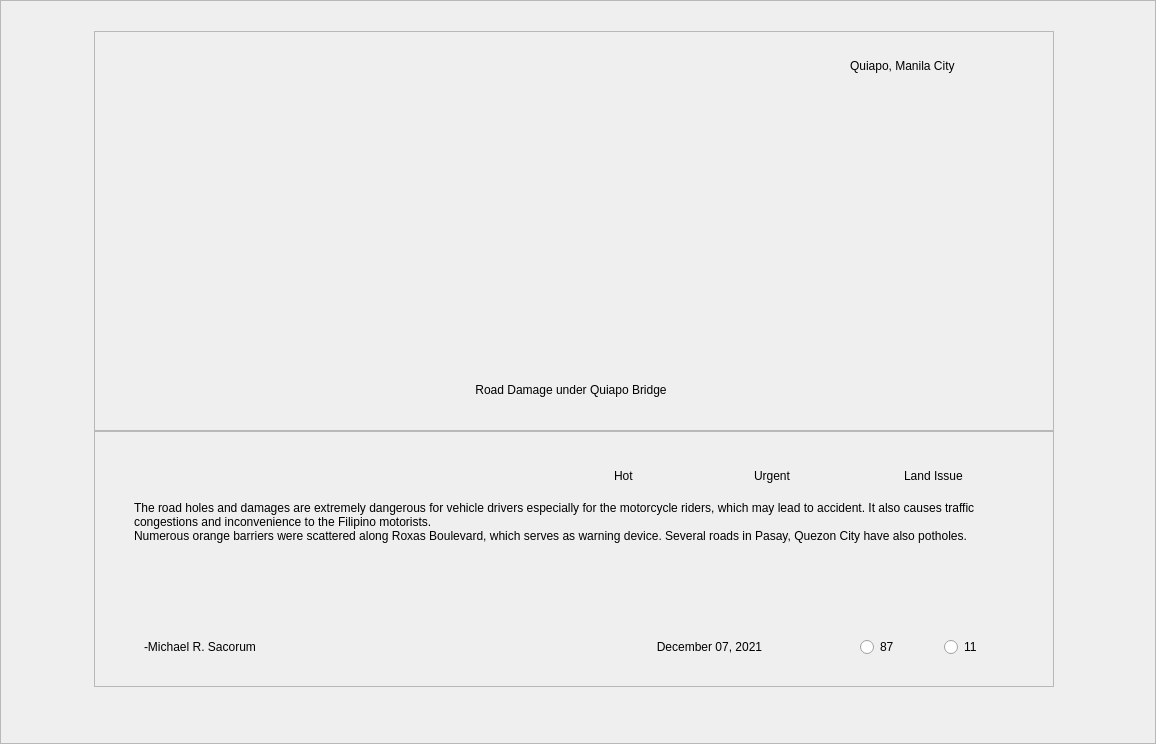
      <widget class="QFrame" name="sectionFrame">
       <property name="minimumSize">
        <size>
         <width>0</width>
         <height>735</height>
        </size>
       </property>
       <property name="styleSheet">
        <string notr="true"/>
       </property>
       <property name="frameShape">
        <enum>QFrame::StyledPanel</enum>
       </property>
       <property name="frameShadow">
        <enum>QFrame::Raised</enum>
       </property>
       <widget class="QFrame" name="card">
        <property name="geometry">
         <rect>
          <x>94</x>
          <y>31</y>
          <width>960</width>
          <height>656</height>
         </rect>
        </property>
        <property name="styleSheet">
         <string notr="true"/>
        </property>
        <property name="frameShape">
         <enum>QFrame::NoFrame</enum>
        </property>
        <property name="frameShadow">
         <enum>QFrame::Sunken</enum>
        </property>
        <property name="lineWidth">
         <number>0</number>
        </property>
        <property name="midLineWidth">
         <number>0</number>
        </property>
        <layout class="QVBoxLayout" name="verticalLayout" stretch="0,0">
         <property name="spacing">
          <number>0</number>
         </property>
         <property name="leftMargin">
          <number>0</number>
         </property>
         <property name="topMargin">
          <number>0</number>
         </property>
         <property name="rightMargin">
          <number>0</number>
         </property>
         <property name="bottomMargin">
          <number>0</number>
         </property>
         <item>
          <widget class="QFrame" name="topframe">
           <property name="minimumSize">
            <size>
             <width>0</width>
             <height>400</height>
            </size>
           </property>
           <property name="frameShape">
            <enum>QFrame::StyledPanel</enum>
           </property>
           <property name="frameShadow">
            <enum>QFrame::Raised</enum>
           </property>
           <widget class="QLabel" name="image">
            <property name="geometry">
             <rect>
              <x>0</x>
              <y>-1</y>
              <width>960</width>
              <height>401</height>
             </rect>
            </property>
            <property name="frameShape">
             <enum>QFrame::NoFrame</enum>
            </property>
            <property name="text">
             <string/>
            </property>
            <property name="textFormat">
             <enum>Qt::AutoText</enum>
            </property>
            <property name="pixmap">
             <pixmap resource="../Resources/Home/h_res.qrc">:/p_images/ci_1.png</pixmap>
            </property>
            <property name="scaledContents">
             <bool>true</bool>
            </property>
            <property name="alignment">
             <set>Qt::AlignLeading|Qt::AlignLeft|Qt::AlignVCenter</set>
            </property>
            <property name="wordWrap">
             <bool>false</bool>
            </property>
            <property name="openExternalLinks">
             <bool>false</bool>
            </property>
           </widget>
           <widget class="QLabel" name="title">
            <property name="geometry">
             <rect>
              <x>20</x>
              <y>323</y>
              <width>914</width>
              <height>71</height>
             </rect>
            </property>
            <property name="text">
             <string>Road Damage under Quiapo Bridge</string>
            </property>
            <property name="alignment">
             <set>Qt::AlignCenter</set>
            </property>
           </widget>
           <widget class="QLabel" name="icon_loc">
            <property name="geometry">
             <rect>
              <x>723</x>
              <y>20</y>
              <width>30</width>
              <height>30</height>
             </rect>
            </property>
            <property name="text">
             <string/>
            </property>
            <property name="pixmap">
             <pixmap resource="../Resources/Home/h_res.qrc">:/other/i_location.png</pixmap>
            </property>
           </widget>
           <widget class="QLabel" name="t_loc">
            <property name="geometry">
             <rect>
              <x>756</x>
              <y>19</y>
              <width>184</width>
              <height>31</height>
             </rect>
            </property>
            <property name="text">
             <string>Quiapo, Manila City</string>
            </property>
           </widget>
          </widget>
         </item>
         <item>
          <widget class="QFrame" name="details">
           <property name="frameShape">
            <enum>QFrame::StyledPanel</enum>
           </property>
           <property name="frameShadow">
            <enum>QFrame::Raised</enum>
           </property>
           <widget class="QRadioButton" name="like">
            <property name="geometry">
             <rect>
              <x>766</x>
              <y>201</y>
              <width>76</width>
              <height>30</height>
             </rect>
            </property>
            <property name="text">
             <string>87</string>
            </property>
           </widget>
           <widget class="QRadioButton" name="dislike">
            <property name="geometry">
             <rect>
              <x>850</x>
              <y>201</y>
              <width>76</width>
              <height>30</height>
             </rect>
            </property>
            <property name="text">
             <string>11</string>
            </property>
           </widget>
           <widget class="QLabel" name="description">
            <property name="geometry">
             <rect>
              <x>40</x>
              <y>70</y>
              <width>891</width>
              <height>121</height>
             </rect>
            </property>
            <property name="frameShape">
             <enum>QFrame::NoFrame</enum>
            </property>
            <property name="text">
             <string>The road holes and damages are extremely dangerous for vehicle drivers especially for the motorcycle riders, which may lead to accident. It also causes traffic congestions and inconvenience to the Filipino motorists.
Numerous orange barriers were scattered along Roxas Boulevard, which serves as warning device. Several roads in Pasay, Quezon City have also potholes.</string>
            </property>
            <property name="textFormat">
             <enum>Qt::AutoText</enum>
            </property>
            <property name="scaledContents">
             <bool>true</bool>
            </property>
            <property name="alignment">
             <set>Qt::AlignLeading|Qt::AlignLeft|Qt::AlignTop</set>
            </property>
            <property name="wordWrap">
             <bool>true</bool>
            </property>
            <property name="margin">
             <number>7</number>
            </property>
            <property name="indent">
             <number>0</number>
            </property>
           </widget>
           <widget class="QLabel" name="poster">
            <property name="geometry">
             <rect>
              <x>50</x>
              <y>200</y>
              <width>261</width>
              <height>31</height>
             </rect>
            </property>
            <property name="text">
             <string>-Michael R. Sacorum</string>
            </property>
           </widget>
           <widget class="QLabel" name="posted">
            <property name="geometry">
             <rect>
              <x>500</x>
              <y>200</y>
              <width>231</width>
              <height>31</height>
             </rect>
            </property>
            <property name="text">
             <string>December 07, 2021</string>
            </property>
            <property name="alignment">
             <set>Qt::AlignCenter</set>
            </property>
           </widget>
           <widget class="QLabel" name="desc_status">
            <property name="geometry">
             <rect>
              <x>520</x>
              <y>30</y>
              <width>91</width>
              <height>30</height>
             </rect>
            </property>
            <property name="text">
             <string>Hot</string>
            </property>
           </widget>
           <widget class="QLabel" name="ico_status">
            <property name="geometry">
             <rect>
              <x>480</x>
              <y>30</y>
              <width>30</width>
              <height>30</height>
             </rect>
            </property>
            <property name="text">
             <string/>
            </property>
            <property name="pixmap">
             <pixmap resource="../Resources/Filter/filter_r.qrc">:/other/red.png</pixmap>
            </property>
            <property name="scaledContents">
             <bool>false</bool>
            </property>
            <property name="alignment">
             <set>Qt::AlignCenter</set>
            </property>
           </widget>
           <widget class="QLabel" name="ico_prio">
            <property name="geometry">
             <rect>
              <x>620</x>
              <y>30</y>
              <width>30</width>
              <height>30</height>
             </rect>
            </property>
            <property name="text">
             <string/>
            </property>
            <property name="pixmap">
             <pixmap resource="../Resources/Filter/filter_r.qrc">:/other/pink.png</pixmap>
            </property>
            <property name="alignment">
             <set>Qt::AlignCenter</set>
            </property>
           </widget>
           <widget class="QLabel" name="desc_prio">
            <property name="geometry">
             <rect>
              <x>660</x>
              <y>30</y>
              <width>101</width>
              <height>30</height>
             </rect>
            </property>
            <property name="text">
             <string>Urgent</string>
            </property>
           </widget>
           <widget class="QLabel" name="ico_cat">
            <property name="geometry">
             <rect>
              <x>770</x>
              <y>30</y>
              <width>30</width>
              <height>30</height>
             </rect>
            </property>
            <property name="text">
             <string/>
            </property>
            <property name="pixmap">
             <pixmap resource="../Resources/Filter/filter_r.qrc">:/other/blue.png</pixmap>
            </property>
            <property name="alignment">
             <set>Qt::AlignCenter</set>
            </property>
           </widget>
           <widget class="QLabel" name="desc_cat">
            <property name="geometry">
             <rect>
              <x>810</x>
              <y>30</y>
              <width>131</width>
              <height>30</height>
             </rect>
            </property>
            <property name="text">
             <string>Land Issue</string>
            </property>
           </widget>
          </widget>
         </item>
        </layout>
       </widget>
       <widget class="QLabel" name="dropshadow">
        <property name="geometry">
         <rect>
          <x>0</x>
          <y>0</y>
          <width>1147</width>
          <height>735</height>
         </rect>
        </property>
        <property name="sizePolicy">
         <sizepolicy hsizetype="Preferred" vsizetype="MinimumExpanding">
          <horstretch>0</horstretch>
          <verstretch>0</verstretch>
         </sizepolicy>
        </property>
        <property name="styleSheet">
         <string notr="true"/>
        </property>
        <property name="text">
         <string/>
        </property>
        <property name="pixmap">
         <pixmap resource="../Resources/Home/h_res.qrc">:/basis/card_sample.png</pixmap>
        </property>
        <property name="alignment">
         <set>Qt::AlignCenter</set>
        </property>
       </widget>
       <zorder>dropshadow</zorder>
       <zorder>card</zorder>
      </widget>
